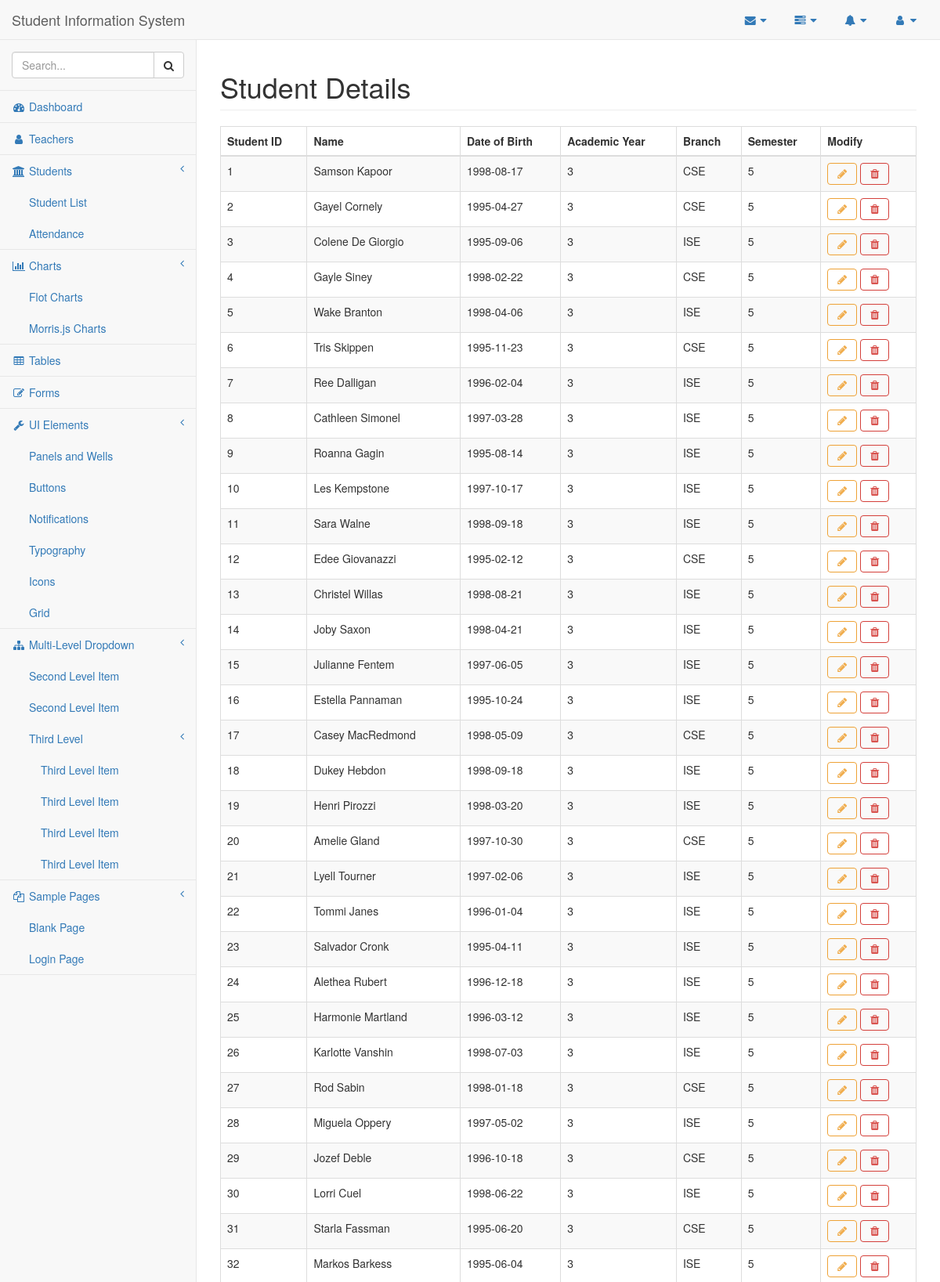
/students (upper part), run on the app's committed database.
### tables this page shows
CREATE TABLE Student
(
 student_id    integer NOT NULL ,
 student_name  text NOT NULL ,
 date_of_birth date NOT NULL ,
academic_year year NOT NULL ,
 branch_code   text NOT NULL ,
 semester   integer NOT NULL ,
PRIMARY KEY (student_id),

 FOREIGN KEY (branch_code,semester) REFERENCES Branch (branch_code, semester) ON DELETE CASCADE ON UPDATE CASCADE
);

### flaskapp.py (the view)
@app.route('/students')
def students():
    global ID
    student_list = query_db("SELECT * FROM Student")
    return render_template("/students_info.html", id=ID, student_list=student_list)

### flaskapp.py (called while the page is built)
def get_db():
    db = getattr(g, '_database', None)
    if db is None:
        db = g._database = sqlite3.connect(DATABASE)
        db.row_factory = sqlite3.Row
    return db

def query_db(query, args=(), one=False):
    cur = get_db().execute(query, args)
    rv = cur.fetchall()
    cur.close()
    return (rv[0] if rv else None) if one else rv

@app.teardown_appcontext
def close_connection(exception):
    db = getattr(g, '_database', None)
    if db is not None:
        db.close()

### templates/students_info.html
{% extends "base.html" %}
{% block title %}Student Details{% endblock %}
{% block content %}
<table class="table table-striped table-bordered table-hover dataTable no-footer dtr-inline collapsed" style="width: 100%;" id="dataTables">
  <thead>
    <tr>
      <th scope="col">Student ID</th>
      <th scope="col">Name</th>
      <th scope="col">Date of Birth</th>
      <th scope="col">Academic Year</th>
      <th scope="col">Branch</th>
      <th scope="col">Semester</th>
      <th scope="col">Modify</th>
    </tr>
  </thead>
  {% for student in student_list: %}
  <tr>
    <td>{{ student['student_id'] }}</td>
    <td>{{ student['student_name'] }}</td>
    <td>{{ student['date_of_birth'] }}</td>
    <td>{{ student['academic_year'] }}</td>
    <td>{{ student['branch_code'] }}</td>
    <td>{{ student['semester'] }}</td>
    <td>
      <button type="button" class="btn btn-outline btn-warning fa fa-pencil" onclick="window.location.href='/modify/student/{{ student['student_id'] }}'"></button>
      <button type="button" class="btn btn-outline btn-danger fa fa-trash" onclick="window.location.href='/delete/student/{{ student['student_id'] }}'"></button>
    </td>
  </tr>
  {% endfor %}
</table>
{% endblock %}

### data on the page
Student: student_id "1", student_name "Samson Kapoor", date_of_birth "1998-08-17", academic_year "3", branch_code "CSE", semester "5"
Student: student_id "2", student_name "Gayel Cornely", date_of_birth "1995-04-27", academic_year "3", branch_code "CSE", semester "5"
Student: student_id "3", student_name "Colene De Giorgio", date_of_birth "1995-09-06", academic_year "3", branch_code "ISE", semester "5"
Student: student_id "4", student_name "Gayle Siney", date_of_birth "1998-02-22", academic_year "3", branch_code "CSE", semester "5"
Student: student_id "5", student_name "Wake Branton", date_of_birth "1998-04-06", academic_year "3", branch_code "ISE", semester "5"
Student: student_id "6", student_name "Tris Skippen", date_of_birth "1995-11-23", academic_year "3", branch_code "CSE", semester "5"
Student: student_id "7", student_name "Ree Dalligan", date_of_birth "1996-02-04", academic_year "3", branch_code "ISE", semester "5"
Student: student_id "8", student_name "Cathleen Simonel", date_of_birth "1997-03-28", academic_year "3", branch_code "ISE", semester "5"
Student: student_id "9", student_name "Roanna Gagin", date_of_birth "1995-08-14", academic_year "3", branch_code "ISE", semester "5"
Student: student_id "10", student_name "Les Kempstone", date_of_birth "1997-10-17", academic_year "3", branch_code "ISE", semester "5"
Student: student_id "11", student_name "Sara Walne", date_of_birth "1998-09-18", academic_year "3", branch_code "ISE", semester "5"
Student: student_id "12", student_name "Edee Giovanazzi", date_of_birth "1995-02-12", academic_year "3", branch_code "CSE", semester "5"
Student: student_id "13", student_name "Christel Willas", date_of_birth "1998-08-21", academic_year "3", branch_code "ISE", semester "5"
Student: student_id "14", student_name "Joby Saxon", date_of_birth "1998-04-21", academic_year "3", branch_code "ISE", semester "5"
Student: student_id "15", student_name "Julianne Fentem", date_of_birth "1997-06-05", academic_year "3", branch_code "ISE", semester "5"
Student: student_id "16", student_name "Estella Pannaman", date_of_birth "1995-10-24", academic_year "3", branch_code "ISE", semester "5"
Student: student_id "17", student_name "Casey MacRedmond", date_of_birth "1998-05-09", academic_year "3", branch_code "CSE", semester "5"
Student: student_id "18", student_name "Dukey Hebdon", date_of_birth "1998-09-18", academic_year "3", branch_code "ISE", semester "5"
Student: student_id "19", student_name "Henri Pirozzi", date_of_birth "1998-03-20", academic_year "3", branch_code "ISE", semester "5"
Student: student_id "20", student_name "Amelie Gland", date_of_birth "1997-10-30", academic_year "3", branch_code "CSE", semester "5"
Student: student_id "21", student_name "Lyell Tourner", date_of_birth "1997-02-06", academic_year "3", branch_code "ISE", semester "5"
Student: student_id "22", student_name "Tommi Janes", date_of_birth "1996-01-04", academic_year "3", branch_code "ISE", semester "5"
Student: student_id "23", student_name "Salvador Cronk", date_of_birth "1995-04-11", academic_year "3", branch_code "ISE", semester "5"
Student: student_id "24", student_name "Alethea Rubert", date_of_birth "1996-12-18", academic_year "3", branch_code "ISE", semester "5"
Student: student_id "25", student_name "Harmonie Martland", date_of_birth "1996-03-12", academic_year "3", branch_code "ISE", semester "5"
Student: student_id "26", student_name "Karlotte Vanshin", date_of_birth "1998-07-03", academic_year "3", branch_code "ISE", semester "5"
Student: student_id "27", student_name "Rod Sabin", date_of_birth "1998-01-18", academic_year "3", branch_code "CSE", semester "5"
Student: student_id "28", student_name "Miguela Oppery", date_of_birth "1997-05-02", academic_year "3", branch_code "ISE", semester "5"
Student: student_id "29", student_name "Jozef Deble", date_of_birth "1996-10-18", academic_year "3", branch_code "CSE", semester "5"
Student: student_id "30", student_name "Lorri Cuel", date_of_birth "1998-06-22", academic_year "3", branch_code "ISE", semester "5"
Student: student_id "31", student_name "Starla Fassman", date_of_birth "1995-06-20", academic_year "3", branch_code "CSE", semester "5"
Student: student_id "32", student_name "Markos Barkess", date_of_birth "1995-06-04", academic_year "3", branch_code "ISE", semester "5"
